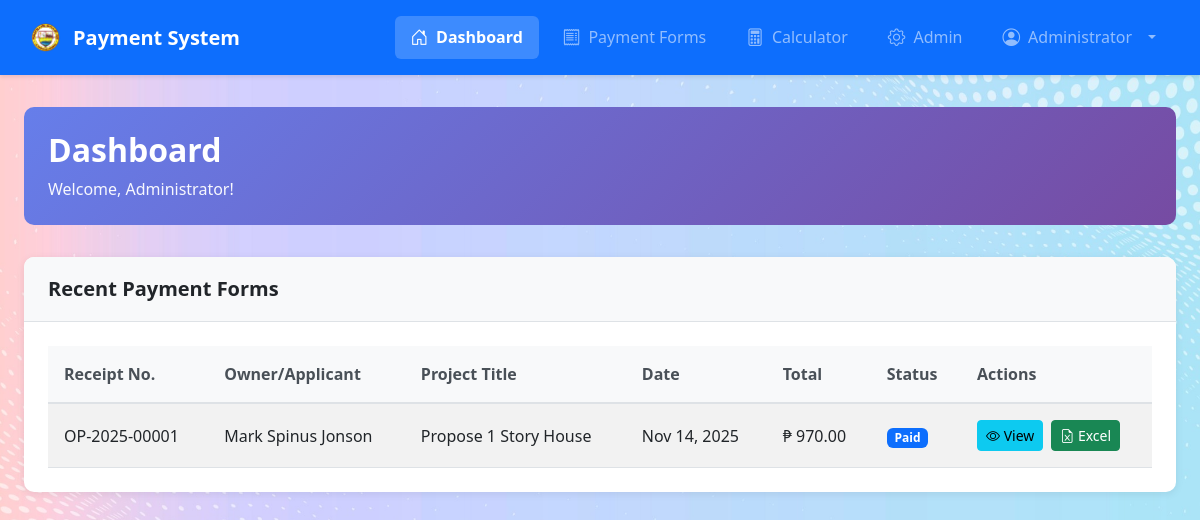
The page /?page=dashboard (signed in) on the database its author committed.
### tables this page shows
CREATE TABLE `payment_forms` (
  `id` int(11) NOT NULL,
  `official_receipt_no` varchar(50) DEFAULT NULL,
  `owner_applicant_name` varchar(255) NOT NULL,
  `project_title` varchar(255) NOT NULL,
  `location` text NOT NULL,
  `date` date NOT NULL,
  `division` varchar(100) DEFAULT NULL,
  `project_type` varchar(10) DEFAULT NULL,
  `project_cost` decimal(15,2) DEFAULT 0.00,
  `multiplier` decimal(10,2) DEFAULT 0.00,
  `calculated_cost` decimal(15,2) DEFAULT 0.00,
  `floor_area` decimal(10,2) DEFAULT 0.00,
  `additional_lot_area` decimal(10,2) DEFAULT 0.00,
  `total_area` decimal(10,2) DEFAULT 0.00,
  `total_fees` decimal(10,2) DEFAULT 0.00,
  `surcharge_percentage` int(11) DEFAULT 0,
  `surcharge_amount` decimal(10,2) DEFAULT 0.00,
  `grand_total` decimal(10,2) DEFAULT 0.00,
  `prepared_by` varchar(100) DEFAULT NULL,
  `assessed_by` varchar(100) DEFAULT NULL,
  `status` enum('draft','approved','paid') DEFAULT 'draft',
  `created_by` int(11) DEFAULT NULL,
  `created_at` timestamp NOT NULL DEFAULT current_timestamp(),
  `updated_at` timestamp NOT NULL DEFAULT current_timestamp() ON UPDATE current_timestamp()
);

### Controllers/DashboardController.php (called while the page is built, shortened)
<?php
class DashboardController {
    private $paymentModel;
    public function __construct() {
        $this->paymentModel = new Payment();
    }
    public function index() {
        $payments = $this->paymentModel->getAllPaymentForms(10);
        require_once ROOT_PATH . '/Views/Pages/Dashboard.php';
    }
}

### Core/Database.php (called while the page is built, shortened)
<?php
class Database {
    private $host = DB_HOST;
    private $user = DB_USER;
    private $pass = DB_PASS;
    private $dbname = DB_NAME;
    private $conn;
    private $stmt;
    public function __construct() {
        $dsn = "mysql:host={$this->host};dbname={$this->dbname};charset=utf8mb4";
        $options = [
            PDO::ATTR_ERRMODE => PDO::ERRMODE_EXCEPTION,
            PDO::ATTR_DEFAULT_FETCH_MODE => PDO::FETCH_ASSOC,
            PDO::ATTR_EMULATE_PREPARES => false
        ];
        try {
            $this->conn = new PDO($dsn, $this->user, $this->pass, $options);
        } catch (PDOException $e) {
            die("Database Connection Error: " . $e->getMessage());
        }
    }
    public function query($sql) {
        $this->stmt = $this->conn->prepare($sql);
        return $this;
    }
    public function bind($param, $value, $type = null) {
        $this->stmt->bindValue($param, $value, $type);
        return $this;
    }
    public function execute() {
        return $this->stmt->execute();
    }
    public function resultSet() {
        $this->execute();
        return $this->stmt->fetchAll();
    }
}

### Models/Payment.php (called while the page is built, shortened)
<?php
class Payment {
    private $db;
    public function __construct() {
        $this->db = new Database();
    }
    public function getAllPaymentForms($limit = 100, $offset = 0) {
        $this->db->query("SELECT pf.*, u.full_name as created_by_name
                         FROM payment_forms pf
                         LEFT JOIN users u ON pf.created_by = u.id
                         ORDER BY pf.created_at DESC
                         LIMIT :limit OFFSET :offset");
        $this->db->bind(':limit', $limit, PDO::PARAM_INT);
        $this->db->bind(':offset', $offset, PDO::PARAM_INT);
        return $this->db->resultSet();
    }
}

### config.php (called while the page is built, shortened)
<?php
spl_autoload_register(function ($class) {
    $paths = [
        ROOT_PATH . '/Controllers/',
        ROOT_PATH . '/Models/',
        ROOT_PATH . '/Core/'
    ];
    foreach ($paths as $path) {
        $file = $path . $class . '.php';
        if (file_exists($file)) {
            return;
        }
    }
});

### Views/Pages/Dashboard.php (the view, shortened to what this page needs)
<?php
require_once ROOT_PATH . '/Views/User/Layouts/Header.php';
$payments = $GLOBALS['payments'] ?? [];
?>
<div class="page-container">
    <div class="welcome-section">
        <h2>Dashboard</h2>
        <p>Welcome, <?php echo htmlspecialchars($_SESSION['full_name'] ?? ''); ?>!</p>
    </div>
    <div class="card content-card">
        <div class="card-header">
            <h5>Recent Payment Forms</h5>
        </div>
        <div class="card-body">
            <?php if (empty($payments)): ?>
                <div class="empty-state">
                    <i class="bi bi-inbox"></i>
                    <p class="text-muted mb-3">No payment forms found.</p>
                    <a href="<?php echo BASE_URL; ?>?page=payment&action=create" class="btn btn-primary">
                        <i class="bi bi-plus-circle"></i> Create one now
                    </a>
                </div>
            <?php else: ?>
                <div class="table-responsive">
                    <table class="table table-striped table-hover">
                                <thead>
                                    <tr>
                                        <th>Receipt No.</th>
                                        <th>Owner/Applicant</th>
                                        <th>Project Title</th>
                                        <th>Date</th>
                                        <th>Total</th>
                                        <th>Status</th>
                                        <th>Actions</th>
                                    </tr>
                                </thead>
                                <tbody>
                                    <?php foreach ($payments as $payment): ?>
                                        <tr>
                                            <td><?php echo htmlspecialchars($payment['official_receipt_no']); ?></td>
                                            <td><?php echo htmlspecialchars($payment['owner_applicant_name']); ?></td>
                                            <td><?php echo htmlspecialchars($payment['project_title']); ?></td>
                                            <td><?php echo date('M d, Y', strtotime($payment['date'])); ?></td>
                                            <td>₱ <?php echo number_format($payment['grand_total'], 2); ?></td>
                                            <td>
                                                <span class="badge bg-<?php echo $payment['status'] === 'approved' ? 'success' : ($payment['status'] === 'paid' ? 'primary' : 'warning'); ?>">
                                                    <?php echo ucfirst($payment['status']); ?>
                                                </span>
                                            </td>
                                            <td>
                                                <div class="d-flex gap-2">
                                                    <a href="<?php echo BASE_URL; ?>?page=payment&action=view&id=<?php echo $payment['id']; ?>" class="btn btn-sm btn-info">
                                                        <i class="bi bi-eye"></i> View
                                                    </a>
                                                    <a href="<?php echo BASE_URL; ?>?page=pdf&action=excel&id=<?php echo $payment['id']; ?>" class="btn btn-sm btn-success">
                                                        <i class="bi bi-file-earmark-excel"></i> Excel
                                                    </a>
                                                </div>
                                            </td>
                                        </tr>
                                    <?php endforeach; ?>
                                </tbody>
                            </table>
                    </div>
                <?php endif; ?>
            </div>
        </div>
</div>
<?php
require_once ROOT_PATH . '/Views/User/Layouts/Footer.php';
?>

### Views/Pages/Dashboard.php (style rules this page uses)
.page-container { max-width: 1400px; margin: 0 auto; padding: 2rem 1.5rem; }
.welcome-section { margin-bottom: 2rem; padding: 1.5rem; background: linear-gradient(135deg, #667eea 0%, #764ba2 100%); border-radius: 10px; color: white; }
.welcome-section h2 { margin: 0 0 0.5rem 0; font-weight: 600; color: white; }
.welcome-section p { margin: 0; opacity: 0.95; }
.content-card { border: none; box-shadow: 0 2px 8px rgba(0,0,0,0.08); border-radius: 10px; overflow: hidden; }
.card-header { background-color: #f8f9fa; border-bottom: 1px solid #dee2e6; padding: 1.25rem 1.5rem; }
.card-header h5 { margin: 0; font-weight: 600; color: #212529; }
.card-body { padding: 1.5rem; }
.table { margin-bottom: 0; }
.table thead th { font-weight: 600; color: #495057; border-bottom: 2px solid #dee2e6; padding: 1rem; background-color: #f8f9fa; }
.table tbody td { padding: 1rem; vertical-align: middle; }

### rows shown on the page
payment_forms: official_receipt_no "OP-2025-00001", owner_applicant_name "Mark Spinus Jonson", project_title "Propose 1 Story House", date "Nov 14, 2025", grand_total "970.00", status "Paid"

### other values the page prints
APP_NAME "Payment System"
$_SESSION['full_name'] "Administrator"
